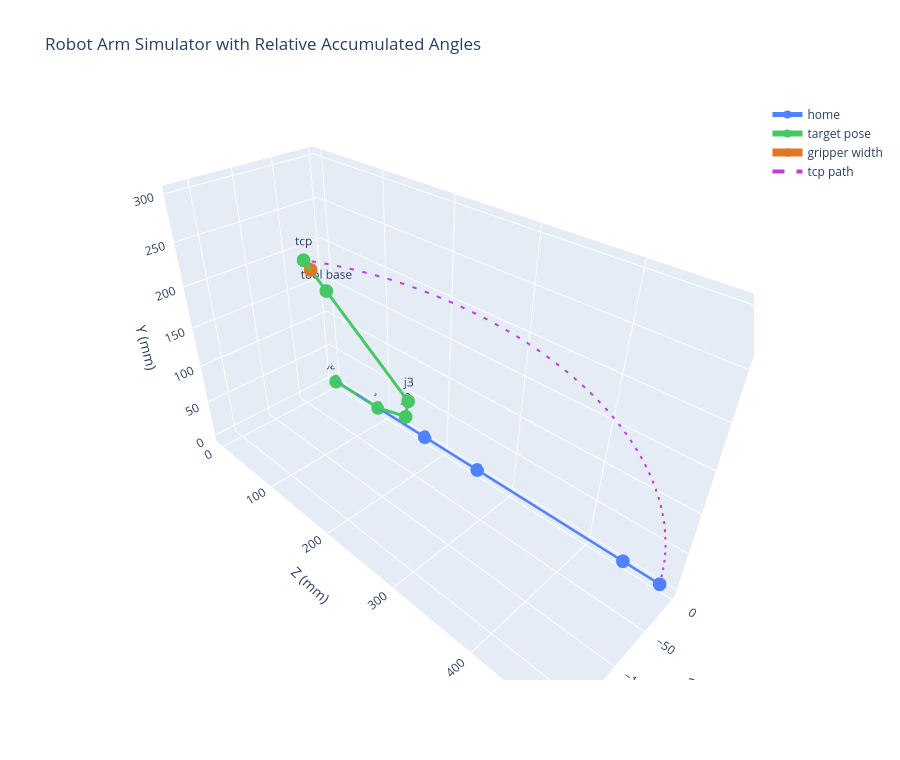

The cell this chart's notebook holds for it:
### Code cell
# Set your motor angles (0..5) here, each in 0~180 deg
MOTOR_DEG = np.array([60, 60, 60, 60, 90, 180], dtype=np.float64)

MOTOR_DEG = clamp_servo_deg(MOTOR_DEG)
print('Motor angles [0..5] =', MOTOR_DEG)
print('Motor 0: rotates around the fixed base-j1 vertical axis')
print('Motors 1,2,3: relative accumulated angles to previous link')
print('If motors 1,2,3 are all 90 deg, links stand parallel to +Z')
print('Motor 4: horizontal wrist swing (left=180, right=0)')
print('Motor 5: gripper closed=180, open=0')
print('Gripper opening (mm) =', round(gripper_open_mm(MOTOR_DEG[5]), 2))

N = 48
traj = np.linspace(HOME_DEG, MOTOR_DEG, N)
traj_pose = [fk(a, BASE_MM) for a in traj]
traj_pts = [pose[0] * 1000.0 for pose in traj_pose]
traj_fingers = [pose[1] * 1000.0 for pose in traj_pose]
final_pts = traj_pts[-1]
final_fingers = traj_fingers[-1]

fig = go.Figure()
fig.add_trace(go.Scatter3d(x=traj_pts[0][:,0], y=traj_pts[0][:,2], z=traj_pts[0][:,1], mode='lines+markers', name='home', line={'width':5, 'color':'rgb(80,130,255)'}))
fig.add_trace(go.Scatter3d(x=final_pts[:,0], y=final_pts[:,2], z=final_pts[:,1], mode='lines+markers+text', name='target pose', text=['base','j1','j2','j3','tool base','tcp'], textposition='top center', line={'width':6, 'color':'rgb(70,200,100)'}))
fig.add_trace(go.Scatter3d(x=final_fingers[:,0], y=final_fingers[:,2], z=final_fingers[:,1], mode='lines+markers', name='gripper width', line={'width':8, 'color':'rgb(220,120,40)'}))
tcp_path = np.asarray([p[-1] for p in traj_pts])
fig.add_trace(go.Scatter3d(x=tcp_path[:,0], y=tcp_path[:,2], z=tcp_path[:,1], mode='lines', name='tcp path', line={'width':4, 'dash':'dash', 'color':'rgb(190,60,220)'}))
fig.update_layout(
    title='Robot Arm Simulator with Relative Accumulated Angles',
    scene={
        'xaxis_title': 'X (mm)',
        'yaxis_title': 'Z (mm)',
        'zaxis_title': 'Y (mm)',
        'xaxis': {'autorange': 'reversed'},
        'aspectmode': 'data'
    },
    height=760
)
fig.show()

gif_path = Path.cwd() / 'captures_3d' / 'robot_arm_sim.gif'
gif_path.parent.mkdir(parents=True, exist_ok=True)
frames = []
for i, (pts, fingers) in enumerate(zip(traj_pts, traj_fingers), start=1):
    canvas = np.full((640, 640, 3), 245, dtype=np.uint8)
    xy = pts[:, :2]
    x_min, x_max = -350.0, 350.0
    y_min, y_max = -350.0, 350.0

    def to_px(pxy):
        u = int((pxy[0] - x_min) / (x_max - x_min) * 580 + 30)
        v = int((1.0 - (pxy[1] - y_min) / (y_max - y_min)) * 580 + 30)
        return (u, v)

    pix = [to_px(p) for p in xy]
    for j in range(len(pix) - 1):
        cv2.line(canvas, pix[j], pix[j+1], (60,130,255), max(2, 8-j), cv2.LINE_AA)
        cv2.circle(canvas, pix[j], 4, (20,20,20), -1, cv2.LINE_AA)
    finger_pix = [to_px(p[:2]) for p in fingers]
    cv2.line(canvas, finger_pix[0], finger_pix[1], (40,140,220), 4, cv2.LINE_AA)
    cv2.circle(canvas, pix[-1], 6, (50,180,80), -1, cv2.LINE_AA)
    cv2.putText(canvas, f'frame {i}/{N}', (16, 30), cv2.FONT_HERSHEY_SIMPLEX, 0.7, (30,30,30), 2, cv2.LINE_AA)
    cv2.putText(canvas, f'm0={traj[i-1,0]:.1f} m1={traj[i-1,1]:.1f} m2={traj[i-1,2]:.1f}', (16, 58), cv2.FONT_HERSHEY_SIMPLEX, 0.55, (40,40,40), 1, cv2.LINE_AA)
    cv2.putText(canvas, f'm3={traj[i-1,3]:.1f} m4={traj[i-1,4]:.1f} grip={traj[i-1,5]:.1f}', (16, 82), cv2.FONT_HERSHEY_SIMPLEX, 0.55, (40,40,40), 1, cv2.LINE_AA)
    frames.append(cv2.cvtColor(canvas, cv2.COLOR_BGR2RGB))

imageio.mimsave(gif_path, frames, duration=0.03)
display(IPyImage(filename=str(gif_path)))
print('Saved GIF:', gif_path)

### Figure 1 — Plotly figure (JSON) as saved in the notebook; plotly's stock layout.template omitted (floating-point values rounded to 4 significant figures)
{"data": [{"line": {"color": "rgb(80,130,255)", "width": 5}, "mode": "lines+markers", "name": "home", "type": "scatter3d", "x": [0.0, 0.0, 0.0, 0.0, 0.0, 0.0], "y": [0.0, 84.0, 168.0, 252.0, 442.0, 482.0], "z": [0.0, 0.0, 0.0, 0.0, 0.0, 0.0]}, {"line": {"color": "rgb(70,200,100)", "width": 6}, "mode": "lines+markers+text", "name": "target pose", "text": ["base", "j1", "j2", "j3", "tool base", "tcp"], "textposition": "top center", "type": "scatter3d", "x": [0.0, 0.0, -21.0, -57.37, -152.4, -172.4], "y": [0.0, 84.0, 156.7, 198.7, 198.7, 198.7], "z": [0.0, 0.0, 36.37, 99.37, 263.9, 298.6]}, {"line": {"color": "rgb(220,120,40)", "width": 8}, "mode": "lines+markers", "name": "gripper width", "type": "scatter3d", "x": [-166.4, -166.4], "y": [198.7, 198.7], "z": [288.2, 288.2]}, {"line": {"color": "rgb(190,60,220)", "dash": "dash", "width": 4}, "mode": "lines", "name": "tcp path", "type": "scatter3d", "x": [0.0, -0.1169, -0.4673, -1.051, -1.865, -2.91, -4.183, -5.68, -7.399, -9.337, -11.49, -13.85, -16.42, -19.18, -22.14, -25.29, -28.62, -32.12, -35.79, -39.62, -43.6, -47.72, -51.98, -56.36, -60.85, -65.45, -70.15, -74.94, -79.8, -84.73, -89.71, -94.73, -99.8, -104.9, -110.0, -115.1, -120.2, -125.2, -130.3, -135.3, -140.2, -145.1, -149.9, -154.6, -159.2, -163.7, -168.1, -172.4], "y": [482.0, 481.8, 481.4, 480.6, 479.5, 478.1, 476.5, 474.5, 472.2, 469.6, 466.7, 463.5, 460.0, 456.3, 452.2, 447.9, 443.3, 438.4, 433.3, 427.9, 422.2, 416.3, 410.2, 403.8, 397.2, 390.3, 383.3, 376.0, 368.6, 360.9, 353.0, 345.0, 336.8, 328.4, 319.9, 311.2, 302.4, 293.4, 284.4, 275.2, 265.9, 256.5, 247.1, 237.5, 227.9, 218.2, 208.5, 198.7], "z": [0.0, 10.49, 20.97, 31.42, 41.83, 52.19, 62.48, 72.69, 82.8, 92.81, 102.7, 112.5, 122.1, 131.5, 140.8, 149.9, 158.9, 167.6, 176.1, 184.4, 192.4, 200.2, 207.8, 215.1, 222.1, 228.9, 235.4, 241.6, 247.5, 253.1, 258.3, 263.3, 268.0, 272.3, 276.3, 280.0, 283.4, 286.4, 289.1, 291.5, 293.5, 295.2, 296.6, 297.6, 298.3, 298.7, 298.8, 298.6]}], "layout": {"height": 760, "scene": {"aspectmode": "data", "xaxis": {"autorange": "reversed", "title": {"text": "X (mm)"}}, "yaxis": {"title": {"text": "Z (mm)"}}, "zaxis": {"title": {"text": "Y (mm)"}}}, "title": {"text": "Robot Arm Simulator with Relative Accumulated Angles"}}}
